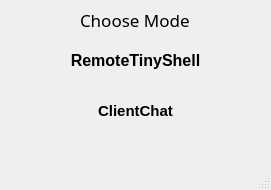
<?xml version="1.0" encoding="UTF-8"?>
<ui version="4.0">
 <class>MainWindow</class>
 <widget class="QMainWindow" name="MainWindow">
  <property name="geometry">
   <rect>
    <x>0</x>
    <y>0</y>
    <width>271</width>
    <height>190</height>
   </rect>
  </property>
  <property name="windowTitle">
   <string>MainWindow</string>
  </property>
  <widget class="QWidget" name="centralwidget">
   <widget class="QPushButton" name="pushButton">
    <property name="geometry">
     <rect>
      <x>10</x>
      <y>40</y>
      <width>251</width>
      <height>41</height>
     </rect>
    </property>
    <property name="font">
     <font>
      <pointsize>12</pointsize>
      <weight>75</weight>
      <italic>false</italic>
      <bold>true</bold>
     </font>
    </property>
    <property name="styleSheet">
     <string notr="true"> background-color: qlineargradient(spread:pad, x1:0, y1:4.54545e-05, x2:1, y2:1, stop:0.338983 rgba(167, 28, 162, 255), stop:1 rgba(137, 171, 255, 255));
border-radius: 10px</string>
    </property>
    <property name="text">
     <string>RemoteTinyShell</string>
    </property>
   </widget>
   <widget class="QPushButton" name="pushButton_2">
    <property name="geometry">
     <rect>
      <x>10</x>
      <y>90</y>
      <width>251</width>
      <height>41</height>
     </rect>
    </property>
    <property name="font">
     <font>
      <pointsize>11</pointsize>
      <weight>75</weight>
      <bold>true</bold>
     </font>
    </property>
    <property name="styleSheet">
     <string notr="true"> background-color: qlineargradient(spread:pad, x1:0, y1:4.54545e-05, x2:1, y2:1, stop:0.338983 rgba(167, 28, 162, 255), stop:1 rgba(137, 171, 255, 255));
border-radius: 10px</string>
    </property>
    <property name="text">
     <string>ClientChat</string>
    </property>
   </widget>
   <widget class="QLabel" name="label">
    <property name="geometry">
     <rect>
      <x>80</x>
      <y>10</y>
      <width>141</width>
      <height>20</height>
     </rect>
    </property>
    <property name="font">
     <font>
      <family>Myanmar Text</family>
      <pointsize>13</pointsize>
     </font>
    </property>
    <property name="text">
     <string>Choose Mode</string>
    </property>
   </widget>
  </widget>
  <widget class="QMenuBar" name="menubar">
   <property name="geometry">
    <rect>
     <x>0</x>
     <y>0</y>
     <width>271</width>
     <height>21</height>
    </rect>
   </property>
  </widget>
  <widget class="QStatusBar" name="statusbar"/>
 </widget>
 <resources/>
 <connections/>
</ui>
